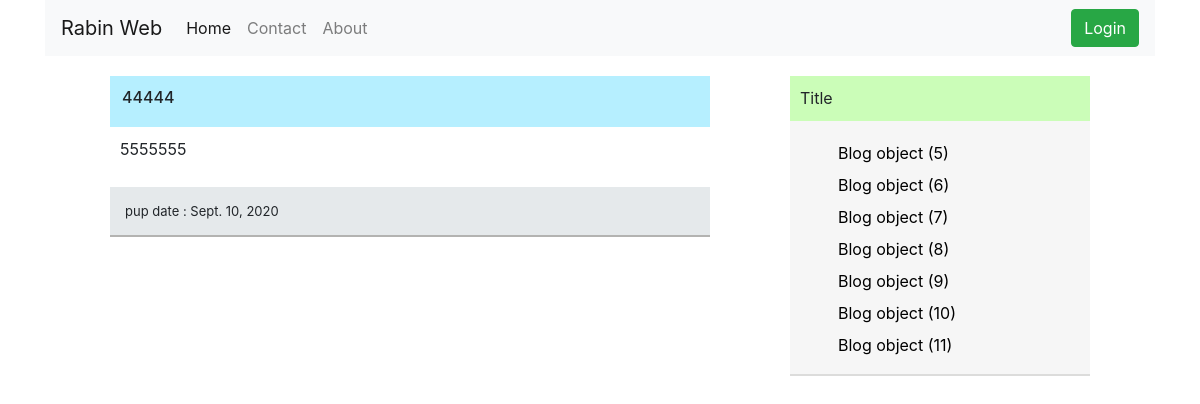
The app's page /detail/6 with its own data.
### blog/models.py (models this page shows)
class Blog(models.Model):
    title = models.CharField(max_length=200)
    content = models.TextField()
    pub_date = models.DateField(auto_now_add=True)

### blog/views.py (the view)
# urls.py: path("detail/<int:my_id>",views.detail_view),
def detail_view(request,my_id):
    obj = get_object_or_404(Blog,pk=my_id)
    dic = {
        "object" : obj
    }
    return render(request,"detail.html",dic)

### blog/list_blog.py (called while the page is built)
def list_objects(request):
    return {
        'all_posts' : Blog.objects.order_by('pub_date')
    }

### templates/detail.html
{% extends 'base.html' %}
{% block content %}
<div class="content">
  <div class="c-title">
    <h6>{{ object.title }}</h6>
  </div>
  <div class="c-content">
<p>{{ object.content }}</p>
  </div>
  <div class="c-pup">
    <span>pup date : {{ object.pub_date }}</span>
  </div>
</div>
{% endblock %}

### templates/base.html (shortened to what this page needs)
{% load static %}
<!DOCTYPE html>
<html lang="en" dir="ltr">
  <head>
<link rel="stylesheet" href="https://stackpath.bootstrapcdn.com/bootstrap/4.5.2/css/bootstrap.min.css">
<link rel="stylesheet" href="{% static 'style.css' %}">
  </head>
  <body>
<div class="container">
<header>
  <nav class="navbar navbar-expand-lg navbar-light bg-light">
  <a class="navbar-brand" href="#">Rabin Web</a>
  <div class="collapse navbar-collapse" id="navbarNav">
    <ul class="navbar-nav">
      <li class="nav-item active">
        <a class="nav-link" href="#">Home <span class="sr-only">(current)</span></a>
      </li>
      <li class="nav-item">
        <a class="nav-link" href="#">Contact</a>
      </li>
      <li class="nav-item">
        <a class="nav-link" href="#">About</a>
      </li>
    </ul>
  </div>
  <div class="nav-btn">
    {% if user.is_authenticated %}
    <span>Hi {{user.username}}</span>
    {% else %}
    <button type="button" class="btn btn-success">Login</button>
    {% endif %}
  </div>
</nav>
</header>
<div class="content-box">
<div class="box1">
{% block content %}{% endblock %}
</div>
<div class="box2">
  <div class="arch">
    <div class="arch-title">
      <span>Title</span>
    </div>
<div class="arch-content">
  <ul>
    {% regroup all_posts by pub_date as objs %}
        {% for group in objs %}
          {% for item in group.list %}
            <a href="#"><li>{{ item }}</li></a>
      {% endfor %}
  {% endfor %}
  </ul>
</div>
  </div>
</div>
</div>
</div>
  </body>
</html>

### static/style.css (style rules this page uses)
header { margin-bottom: 20px; }
.content-box { height: auto; width: 100%; display: flex; flex-wrap: wrap; justify-content: center; }
.content { width: 600px; height: auto; margin-bottom: 40px; }
.c-title { width: 100%; height: auto; padding: 12px; background-color: #B6EFFF; }
.c-content { width: 100%; height: auto; padding: 10px; }
.c-pup { width: 100%; height: 50px; padding: 15px; background-color: #E5E9EB; font-size: 13px; border-bottom: 2px solid #B3B3B1; }
.arch { width: 300px; height: 300px; background-color: #F6F6F6; margin-left: 80px; border-bottom: 2px solid #DCDCDB; margin-bottom: 30px; }
.arch-title { width: 100%; height: 45px; background-color: #CBFDB8; padding: 10px; }
.arch-content ul { margin-top: 20px; }
.arch-content ul li { list-style: none; color: black; margin: 8px; }

### records on screen
Blog: title "44444", content "5555555", pub_date "Sept. 10, 2020", id "Blog object (6)"
Blog: id "Blog object (5)"
Blog: id "Blog object (7)"
Blog: id "Blog object (8)"
Blog: id "Blog object (9)"
Blog: id "Blog object (10)"
Blog: id "Blog object (11)"
